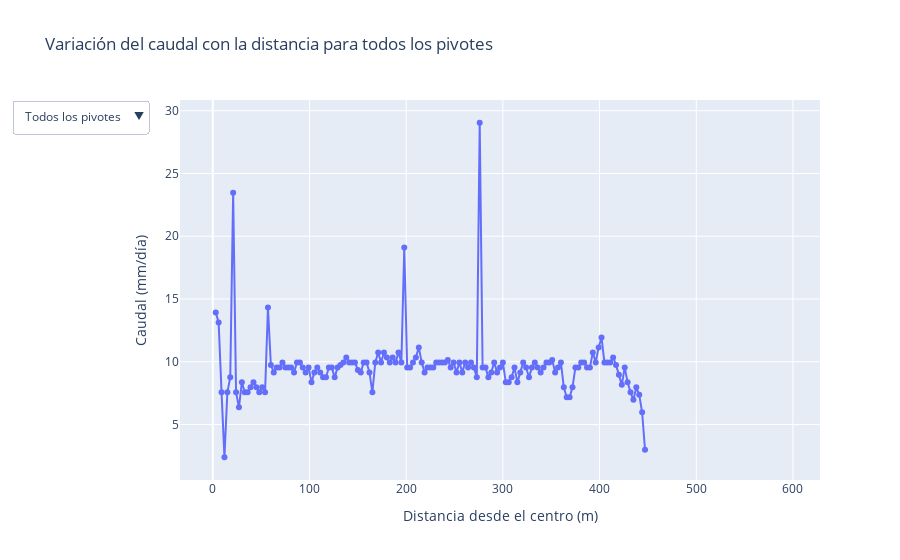

Notebook cell for this chart:
### Markdown cell above
### 1.2.1. Representar las distancias y caudales en un gráfico

### Code cell
import plotly.graph_objects as go

# Crear una figura base
fig = go.Figure()

# Agregar una traza para cada pivote
pivotes = df_tidy['Pivote'].unique()
for pivote in pivotes:
    datos_pivote = df_tidy[df_tidy['Pivote'] == pivote]
    fig.add_trace(go.Scatter(
        x=datos_pivote['Distancia'], 
        y=datos_pivote['Lamina'],
        mode='lines+markers',
        name=pivote,
        visible=True if pivote == pivotes[0] else False  # Mostrar solo el primer pivote al inicio
    ))

# Crear botones para el menú desplegable
buttons = [
    {
        'label': 'Todos los pivotes',
        'method': 'update',
        'args': [
            {'visible': [True] * len(pivotes)},  # Mostrar todas las trazas
            {'title': 'Variación del caudal con la distancia para todos los pivotes'}
        ]
    }
] + [
    {
        'label': pivote,
        'method': 'update',
        'args': [
            {'visible': [p == pivote for p in pivotes]},  # Solo mostrar el pivote seleccionado
            {'title': f'Variación del caudal con la distancia para el pivote {pivote}'}
        ]
    }
    for pivote in pivotes
]

# Agregar el menú a la figura
fig.update_layout(
    updatemenus=[
        {
            'buttons': buttons,
            'direction': 'down',  # Desplegable hacia abajo
            'showactive': True,   # Resaltar la opción activa
        }
    ]
)

# Configuración de los ejes y título inicial
fig.update_layout(
    title='Variación del caudal con la distancia para todos los pivotes',
    xaxis_title='Distancia desde el centro (m)',
    yaxis_title='Caudal (mm/día)',
    legend_title='Pivote'
)

# Mostrar la figura
fig.show()

### Figure 1 — Plotly figure (JSON) as saved in the notebook; plotly's stock layout.template omitted (floating-point values rounded to 4 significant figures; data arrays with more than 128 entries replaced by an {"elided": "..."} marker saying what was removed)
{"data": [{"mode": "lines+markers", "name": "P1", "type": "scatter", "visible": true, "x": {"elided": "197 int values"}, "y": {"elided": "197 float values"}}, {"mode": "lines+markers", "name": "P2", "type": "scatter", "visible": false, "x": {"elided": "197 int values"}, "y": {"elided": "197 float values"}}, {"mode": "lines+markers", "name": "P3", "type": "scatter", "visible": false, "x": {"elided": "197 int values"}, "y": {"elided": "197 float values"}}, {"mode": "lines+markers", "name": "P4", "type": "scatter", "visible": false, "x": {"elided": "197 int values"}, "y": {"elided": "197 float values"}}, {"mode": "lines+markers", "name": "P5", "type": "scatter", "visible": false, "x": {"elided": "197 int values"}, "y": {"elided": "197 float values"}}, {"mode": "lines+markers", "name": "P6", "type": "scatter", "visible": false, "x": {"elided": "197 int values"}, "y": {"elided": "197 float values"}}, {"mode": "lines+markers", "name": "P7", "type": "scatter", "visible": false, "x": {"elided": "197 int values"}, "y": {"elided": "197 float values"}}, {"mode": "lines+markers", "name": "P8", "type": "scatter", "visible": false, "x": {"elided": "197 int values"}, "y": {"elided": "197 float values"}}, {"mode": "lines+markers", "name": "P9", "type": "scatter", "visible": false, "x": {"elided": "197 int values"}, "y": {"elided": "197 float values"}}, {"mode": "lines+markers", "name": "P10", "type": "scatter", "visible": false, "x": {"elided": "197 int values"}, "y": {"elided": "197 float values"}}, {"mode": "lines+markers", "name": "P11", "type": "scatter", "visible": false, "x": {"elided": "197 int values"}, "y": {"elided": "197 float values"}}, {"mode": "lines+markers", "name": "P12", "type": "scatter", "visible": false, "x": {"elided": "197 int values"}, "y": {"elided": "197 float values"}}], "layout": {"autosize": true, "legend": {"title": {"text": "Pivote"}}, "title": {"text": "Variación del caudal con la distancia para todos los pivotes"}, "updatemenus": [{"buttons": [{"args": [{"visible": [true, true, true, true, true, true, true, true, true, true, true, true]}, {"title": "Variación del caudal con la distancia para todos los pivotes"}], "label": "Todos los pivotes", "method": "update"}, {"args": [{"visible": [true, false, false, false, false, false, false, false, false, false, false, false]}, {"title": "Variación del caudal con la distancia para el pivote P1"}], "label": "P1", "method": "update"}, {"args": [{"visible": [false, true, false, false, false, false, false, false, false, false, false, false]}, {"title": "Variación del caudal con la distancia para el pivote P2"}], "label": "P2", "method": "update"}, {"args": [{"visible": [false, false, true, false, false, false, false, false, false, false, false, false]}, {"title": "Variación del caudal con la distancia para el pivote P3"}], "label": "P3", "method": "update"}, {"args": [{"visible": [false, false, false, true, false, false, false, false, false, false, false, false]}, {"title": "Variación del caudal con la distancia para el pivote P4"}], "label": "P4", "method": "update"}, {"args": [{"visible": [false, false, false, false, true, false, false, false, false, false, false, false]}, {"title": "Variación del caudal con la distancia para el pivote P5"}], "label": "P5", "method": "update"}, {"args": [{"visible": [false, false, false, false, false, true, false, false, false, false, false, false]}, {"title": "Variación del caudal con la distancia para el pivote P6"}], "label": "P6", "method": "update"}, {"args": [{"visible": [false, false, false, false, false, false, true, false, false, false, false, false]}, {"title": "Variación del caudal con la distancia para el pivote P7"}], "label": "P7", "method": "update"}, {"args": [{"visible": [false, false, false, false, false, false, false, true, false, false, false, false]}, {"title": "Variación del caudal con la distancia para el pivote P8"}], "label": "P8", "method": "update"}, {"args": [{"visible": [false, false, false, false, false, false, false, false, true, false, false, false]}, {"title": "Variación del caudal con la distancia para el pivote P9"}], "label": "P9", "method": "update"}, {"args": [{"visible": [false, false, false, false, false, false, false, false, false, true, false, false]}, {"title": "Variación del caudal con la distancia para el pivote P10"}], "label": "P10", "method": "update"}, {"args": [{"visible": [false, false, false, false, false, false, false, false, false, false, true, false]}, {"title": "Variación del caudal con la distancia para el pivote P11"}], "label": "P11", "method": "update"}, {"args": [{"visible": [false, false, false, false, false, false, false, false, false, false, false, true]}, {"title": "Variación del caudal con la distancia para el pivote P12"}], "label": "P12", "method": "update"}], "direction": "down", "showactive": true}], "xaxis": {"autorange": true, "range": [-32, 626], "title": {"text": "Distancia desde el centro (m)"}, "type": "linear"}, "yaxis": {"autorange": true, "range": [0.1874, 31.25], "title": {"text": "Caudal (mm/día)"}, "type": "linear"}}}
